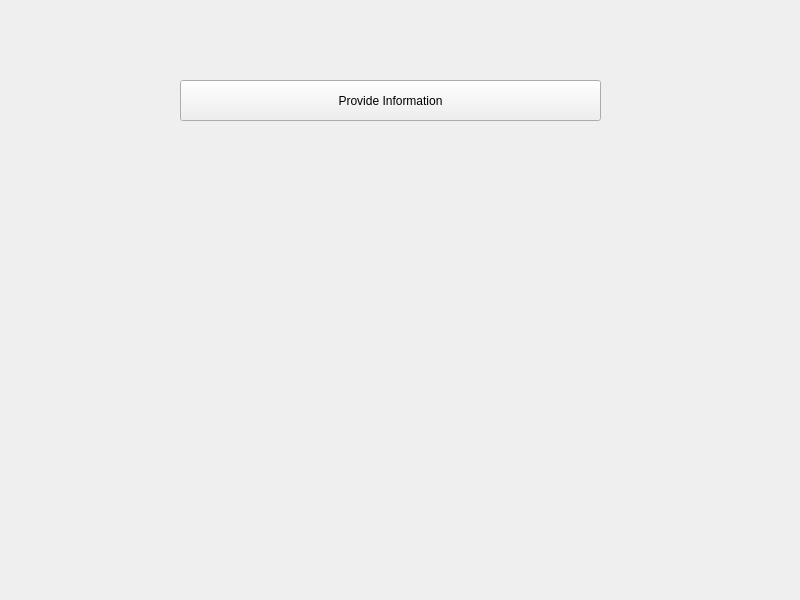
<?xml version="1.0" encoding="UTF-8"?>
<ui version="4.0">
 <class>Widget</class>
 <widget class="QWidget" name="Widget">
  <property name="geometry">
   <rect>
    <x>0</x>
    <y>0</y>
    <width>800</width>
    <height>600</height>
   </rect>
  </property>
  <property name="windowTitle">
   <string>Widget</string>
  </property>
  <widget class="QPushButton" name="ProvideInfopushButton">
   <property name="geometry">
    <rect>
     <x>180</x>
     <y>80</y>
     <width>421</width>
     <height>41</height>
    </rect>
   </property>
   <property name="text">
    <string>Provide Information</string>
   </property>
  </widget>
  <widget class="QLabel" name="label">
   <property name="geometry">
    <rect>
     <x>196</x>
     <y>190</y>
     <width>411</width>
     <height>31</height>
    </rect>
   </property>
   <property name="text">
    <string/>
   </property>
  </widget>
 </widget>
 <resources/>
 <connections/>
</ui>
